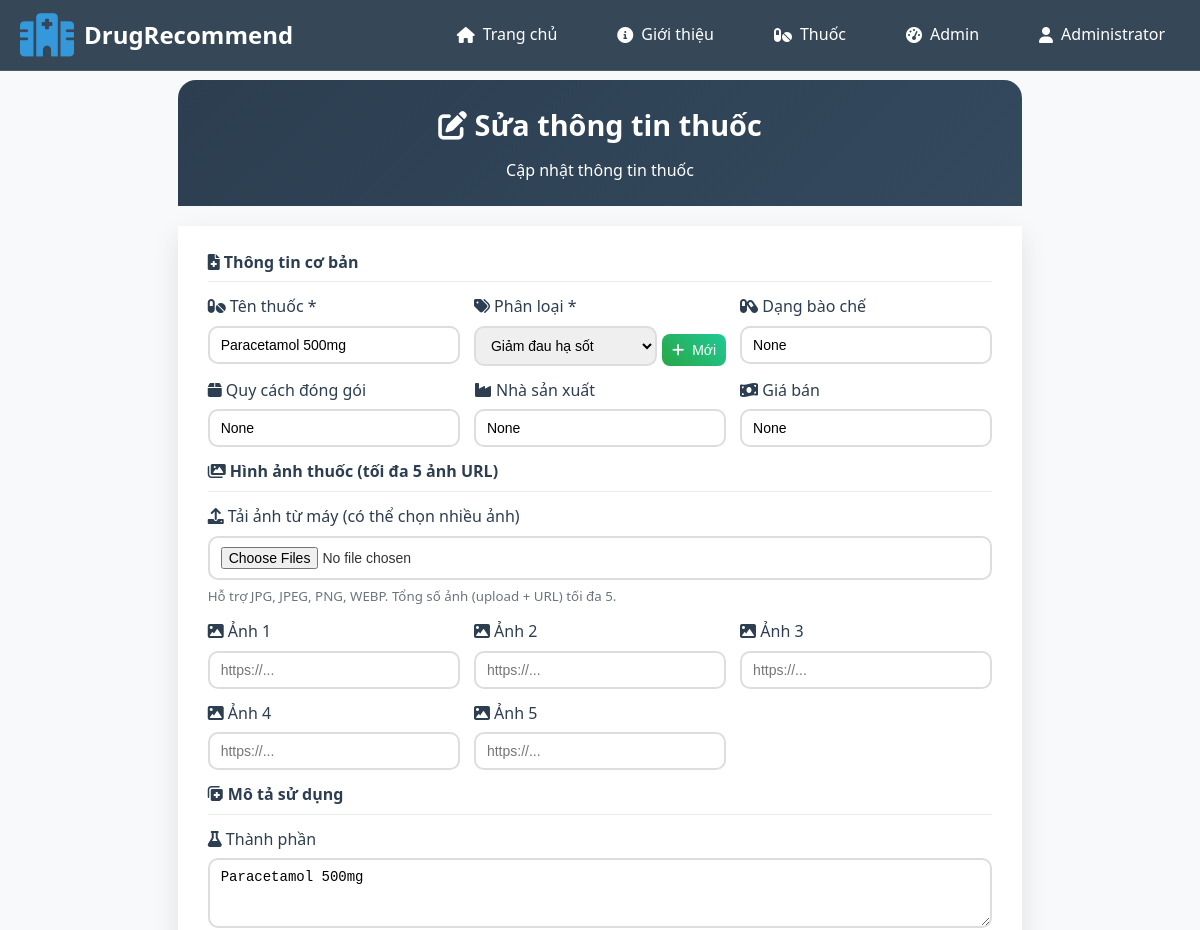
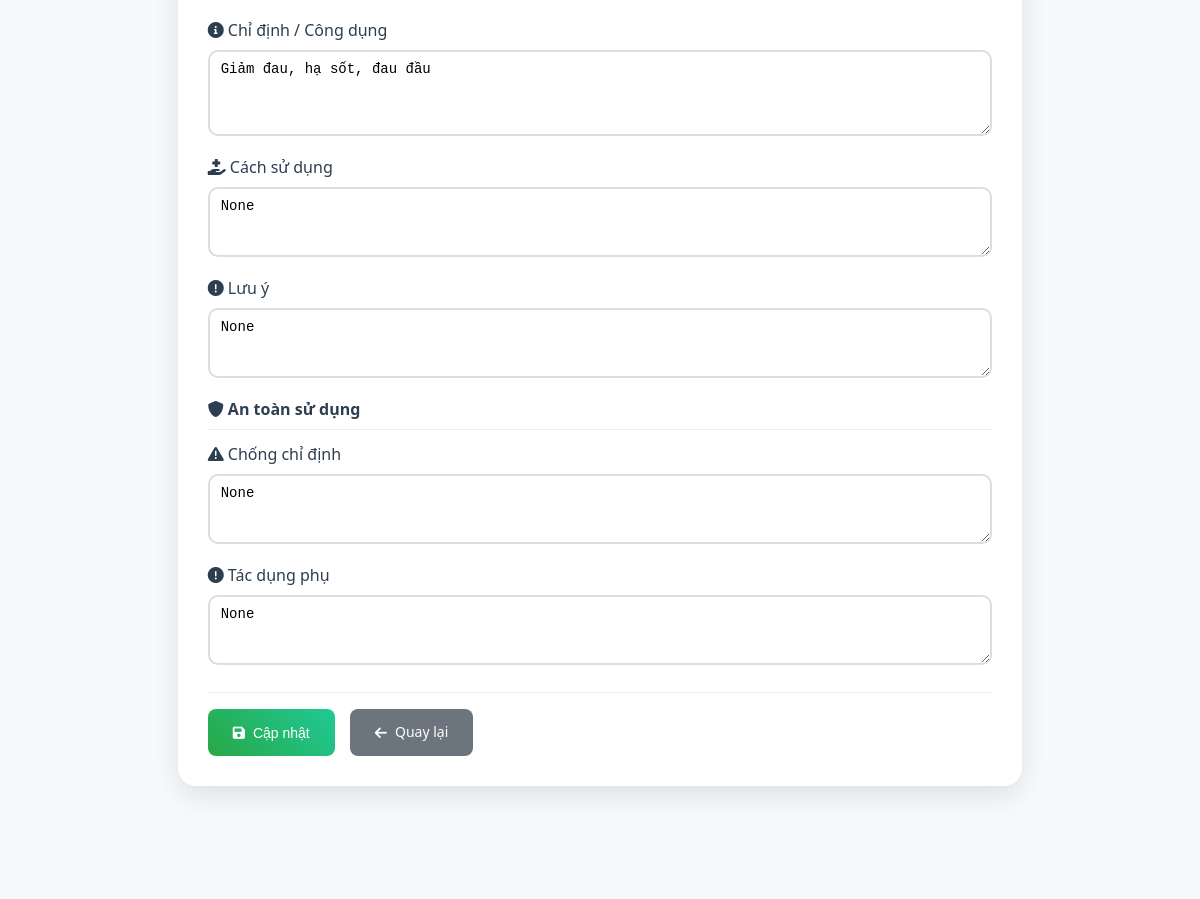
/admin/drug/edit/1 (signed in, upper part), run on an earlier commit of the app's database (2 pictures, top to bottom).
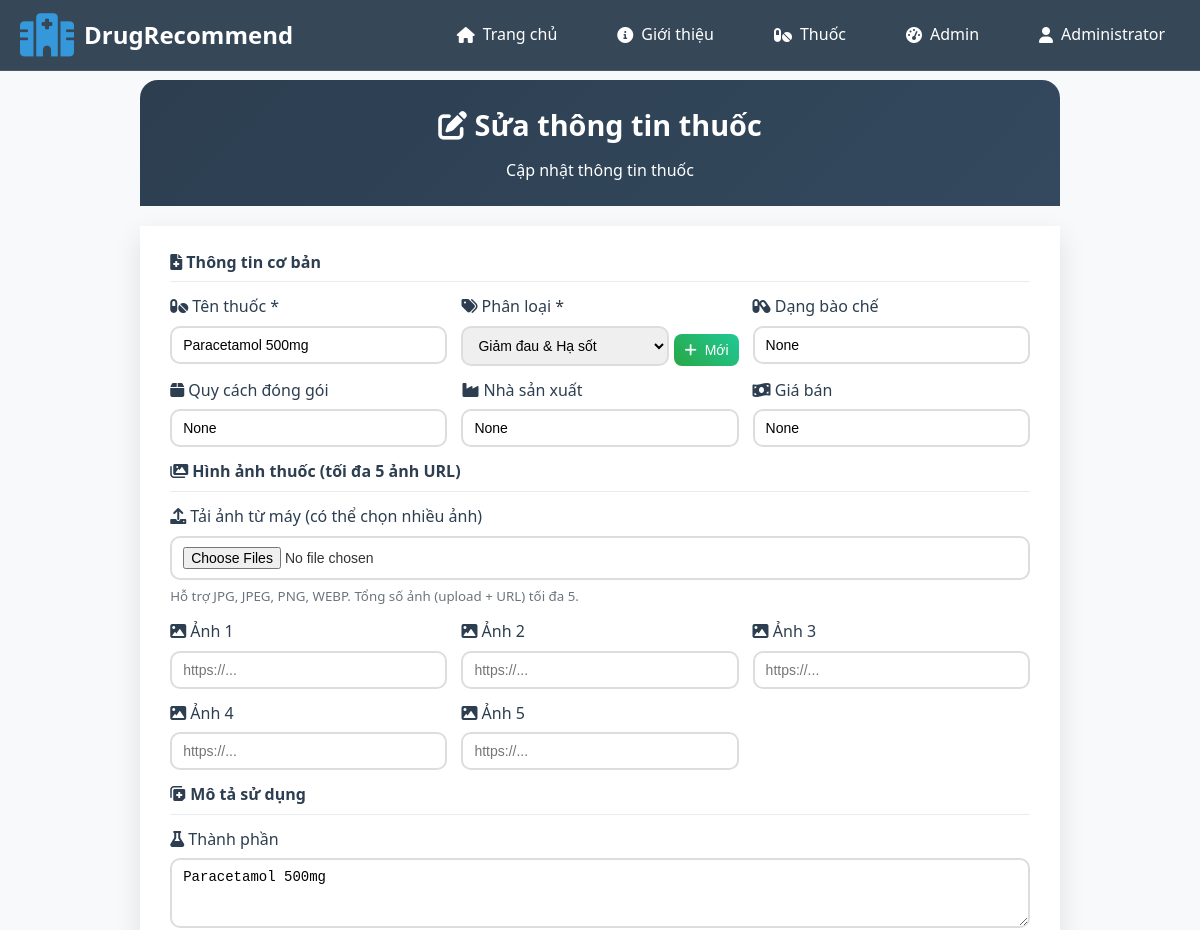
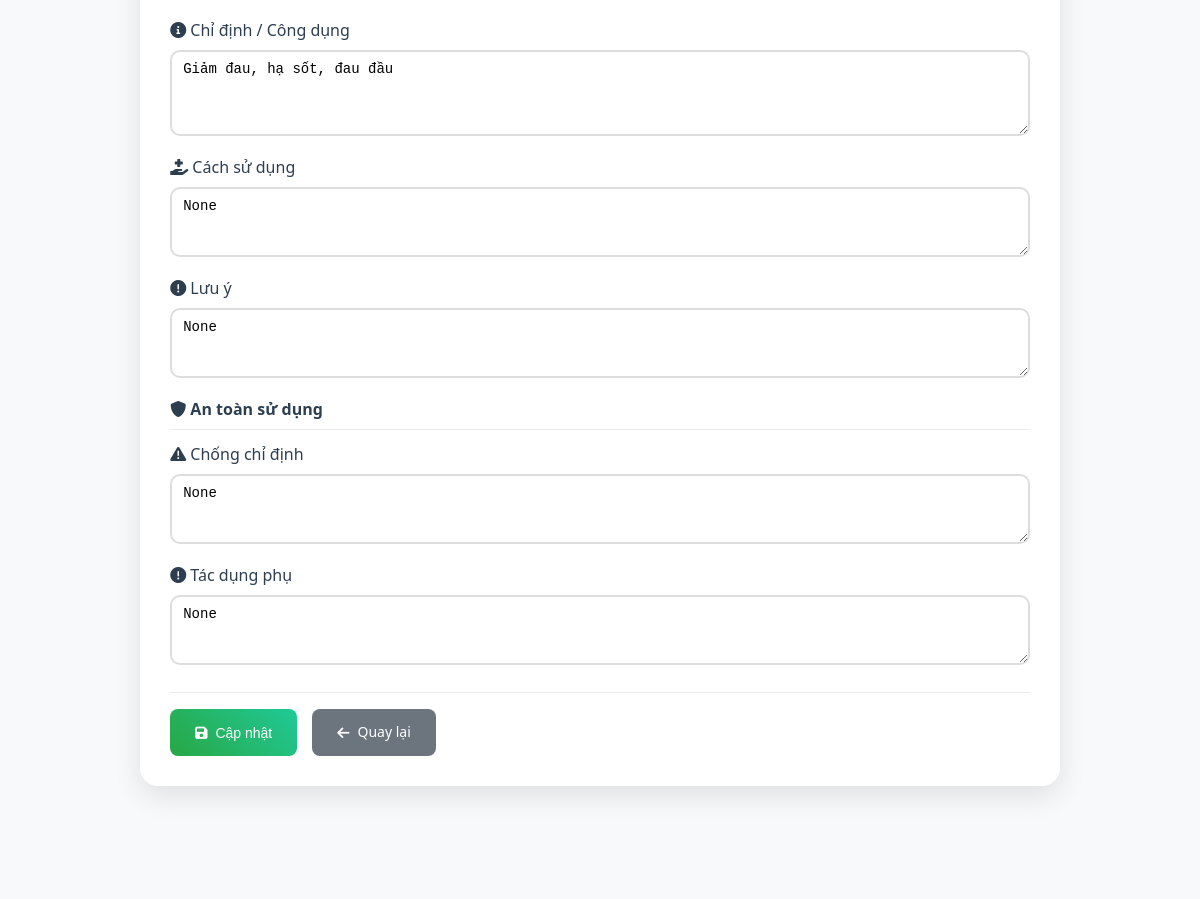
And on a later commit of the database (2 pictures, top to bottom).
### tables this page shows
CREATE TABLE drugs_master (
            id INTEGER PRIMARY KEY AUTOINCREMENT,
            drug_name TEXT NOT NULL,
            drug_class TEXT,
            ingredients TEXT,
            indication TEXT,
            created_at TIMESTAMP DEFAULT CURRENT_TIMESTAMP
        , dosage_form TEXT, packing TEXT, usage TEXT, caution TEXT, contraindication TEXT, side_effects TEXT, manufacturer TEXT, price REAL, image_urls TEXT);

### app.py (the view, shortened to what this page needs)
@app.route('/admin/drug/edit/<int:drug_id>', methods=['GET', 'POST'], endpoint='edit_drug')
@admin_required
def edit_drug_route(drug_id):
    if request.method == 'GET':
        try:
            conn = get_db()
            drug = conn.execute('''
                SELECT id, drug_name, drug_class, ingredients, indication,
                       dosage_form, packing, usage, caution,
                       contraindication, side_effects, manufacturer, price, image_urls
                FROM drugs_master
                WHERE id = ?
            ''', (drug_id,)).fetchone()
            conn.close()
            if not drug:
                flash('Không tìm thấy thuốc để chỉnh sửa', 'error')
                return redirect(url_for('admin_drugs'))
            image_urls = []
            if drug['image_urls']:
                try:
                    image_urls = json.loads(drug['image_urls'])
                except:
                    pass
            drug_dict = {
                'id': drug['id'],
                'drug_name': drug['drug_name'],
                'drug_class': drug['drug_class'],
                'ingredients': drug['ingredients'],
                'indication': drug['indication'],
                'dosage_form': drug['dosage_form'],
                'packing': drug['packing'],
                'usage': drug['usage'],
                'caution': drug['caution'],
                'contraindication': drug['contraindication'],
                'side_effects': drug['side_effects'],
                'manufacturer': drug['manufacturer'],
                'price': drug['price'],
                'image_urls': image_urls
            }
            return render_template('admin/drug_form.html', mode='edit', drug=drug_dict, user=session)
        except Exception as e:
            flash(f'Lỗi tải thông tin thuốc: {str(e)}', 'error')
            return redirect(url_for('admin_drugs'))

### app.py (called while the page is built)
def admin_required(f):
    @wraps(f)
    def decorated_function(*args, **kwargs):
        if 'user_id' not in session or session.get('role') != 'admin':
            flash('Bạn không có quyền truy cập.', 'error')
            return redirect(url_for('index'))
        return f(*args, **kwargs)
    return decorated_function

### init.py (called while the page is built)
def get_db():
    conn = sqlite3.connect(DB_PATH)
    conn.row_factory = sqlite3.Row
    return conn

### templates/admin/drug_form.html (shortened to what the changed rows need)
{% extends "layout/base.html" %}
{% block extra_css %}
{{ super() }}
{% endblock %}
{% block content %}
<div class="form-container">
    <div class="form-header">
        <h1>
            {% if mode == 'add' %}
                <i class="fas fa-plus"></i> Thêm thuốc mới
            {% else %}
                <i class="fas fa-edit"></i> Sửa thông tin thuốc
            {% endif %}
        </h1>
    </div>
    <div class="form-content">
        <form method="POST" enctype="multipart/form-data">
            <div class="form-grid">
                <div class="form-group half-width">
                    <label for="drug_name"><i class="fas fa-pills"></i> Tên thuốc *</label>
                    <input type="text" id="drug_name" name="drug_name" class="form-control"
                           value="{{ drug.drug_name if drug else '' }}" required
                           placeholder="VD: Paracetamol 500mg" data-field="drug_name">
                </div>
                <div class="form-group half-width">
                    <div style="display: flex; gap: 5px; align-items: flex-end;">
                        <select id="drug_class" name="drug_class" class="form-control" required data-field="drug_class"
                                data-current-value="{{ drug.drug_class if drug else '' }}" style="flex: 1;">
                            <option value="">-- Chọn danh mục --</option>
                        </select>
                        <button type="button" id="addNewCategoryBtn" class="btn btn-success" style="padding: 8px 10px; margin-bottom: 0;">
                            <i class="fas fa-plus"></i> Mới
                        </button>
                    </div>
                </div>
                <div class="form-group half-width">
                    <label for="dosage_form"><i class="fas fa-capsules"></i> Dạng bào chế</label>
                    <input type="text" id="dosage_form" name="dosage_form" class="form-control"
                           value="{{ drug.dosage_form if drug else '' }}"
                           placeholder="VD: Viên nén, viên nang, siro" data-field="dosage_form">
                </div>
                <div class="form-group half-width">
                    <label for="packing"><i class="fas fa-box"></i> Quy cách đóng gói</label>
                    <input type="text" id="packing" name="packing" class="form-control"
                           value="{{ drug.packing if drug else '' }}"
                           placeholder="VD: Hộp 3 vỉ x 10 viên" data-field="packing">
                </div>
                <div class="form-group half-width">
                    <label for="manufacturer"><i class="fas fa-industry"></i> Nhà sản xuất</label>
                    <input type="text" id="manufacturer" name="manufacturer" class="form-control"
                           value="{{ drug.manufacturer if drug else '' }}"
                           placeholder="VD: Abbott / DHG / Traphaco" data-field="manufacturer">
                </div>
                <div class="form-group full-width">
                    <label for="ingredients"><i class="fas fa-flask"></i> Thành phần</label>
                    <textarea id="ingredients" name="ingredients" rows="3" class="form-control"
                              placeholder="Nhập thành phần chính của thuốc" data-field="ingredients">{{ drug.ingredients if drug else '' }}</textarea>
                </div>
                <div class="form-group full-width">
                    <label for="indication"><i class="fas fa-info-circle"></i> Chỉ định / Công dụng</label>
                    <textarea id="indication" name="indication" rows="4" class="form-control"
                              placeholder="Nhập chỉ định, công dụng, nhóm bệnh phù hợp" data-field="indication">{{ drug.indication if drug else '' }}</textarea>
                </div>
                <div class="form-group full-width">
                    <label for="usage"><i class="fas fa-hand-holding-medical"></i> Cách sử dụng</label>
                    <textarea id="usage" name="usage" rows="3" class="form-control"
                              placeholder="Nhập cách dùng, liều dùng, thời điểm sử dụng" data-field="usage">{{ drug.usage if drug else '' }}</textarea>
                </div>
                <div class="form-group full-width">
                    <label for="caution"><i class="fas fa-exclamation-circle"></i> Lưu ý</label>
                    <textarea id="caution" name="caution" rows="3" class="form-control"
                              placeholder="Nhập các lưu ý, cảnh báo khi sử dụng" data-field="caution">{{ drug.caution if drug else '' }}</textarea>
                </div>
                <div class="form-group full-width">
                    <label for="contraindication"><i class="fas fa-exclamation-triangle"></i> Chống chỉ định</label>
                    <textarea id="contraindication" name="contraindication" rows="3" class="form-control"
                              placeholder="Nhập các trường hợp chống chỉ định" data-field="contraindication">{{ drug.contraindication if drug else '' }}</textarea>
                </div>
                <div class="form-group full-width">
                    <label for="side_effects"><i class="fas fa-exclamation-circle"></i> Tác dụng phụ</label>
                    <textarea id="side_effects" name="side_effects" rows="3" class="form-control"
                              placeholder="Nhập các tác dụng phụ có thể gặp" data-field="side_effects">{{ drug.side_effects if drug else '' }}</textarea>
                </div>
            </div>
        </form>
    </div>
</div>
{% endblock %}

What changed in the data, as far as the page shows it:
changed drugs_master "Paracetamol 500mg": drug_class "Giảm đau hạ sốt" → "Giảm đau & Hạ sốt"; dosage_form (not shown) → "None"; packing (not shown) → "None"; manufacturer (not shown) → "None"; usage (not shown) → "None"; caution (not shown) → "None"; contraindication (not shown) → "None"; side_effects (not shown) → "None"
Also different on the page:
form field dosage_form: "None" → (not shown)
form field packing: "None" → (not shown)
form field manufacturer: "None" → (not shown)
form field usage: "None" → (not shown)
form field caution: "None" → (not shown)
form field contraindication: "None" → (not shown)
form field side_effects: "None" → (not shown)
